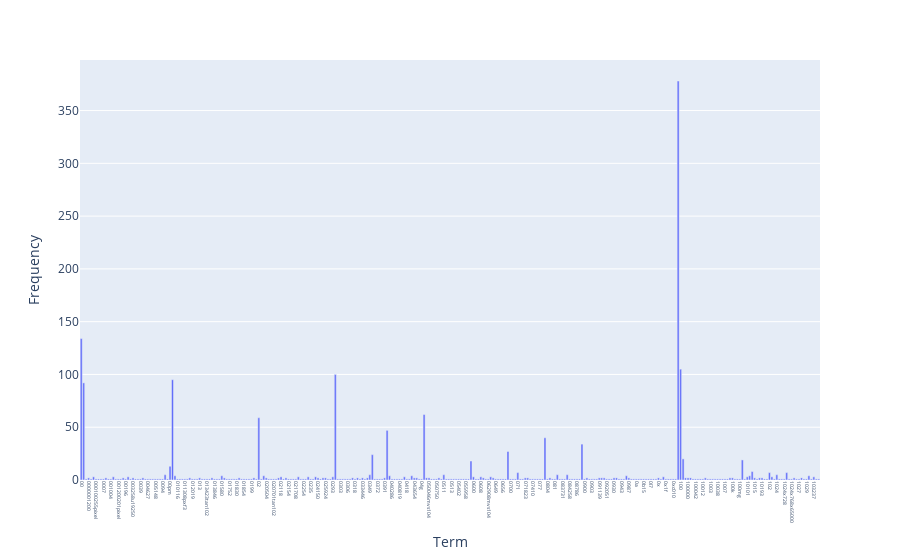

The cell this chart's notebook holds for it:
### Markdown cell above
### >>> **Exercise 13 (take home):**
If you want a nicer interactive visualization here, I would encourage you try to install and use plotly to achieve this.

### Code cell
df = {'term': count_vect.get_feature_names_out()[:300],
      'frequency': term_frequencies[:300]
     }

fig = px.bar(df, x='term', y='frequency')
fig.update_xaxes(tickangle=90, tickfont=dict(size=5)) 
fig.update_layout(xaxis_title="Term",
                  yaxis_title="Frequency")
fig.show()

### Figure 1 — Plotly figure (JSON) as saved in the notebook; plotly's stock layout.template omitted (floating-point values rounded to 4 significant figures; data arrays with more than 128 entries replaced by an {"elided": "..."} marker saying what was removed)
{"data": [{"alignmentgroup": "True", "hovertemplate": "term=%{x}<br>frequency=%{y}<extra></extra>", "legendgroup": "", "marker": {"color": "#636efa", "pattern": {"shape": ""}}, "name": "", "offsetgroup": "", "orientation": "v", "showlegend": false, "textposition": "auto", "type": "bar", "x": {"elided": "300 str values"}, "xaxis": "x", "y": {"elided": "300 int values"}, "yaxis": "y"}], "layout": {"barmode": "relative", "legend": {"tracegroupgap": 0}, "margin": {"t": 60}, "xaxis": {"anchor": "y", "domain": [0, 1], "tickangle": 90, "tickfont": {"size": 5}, "title": {"text": "Term"}}, "yaxis": {"anchor": "x", "domain": [0, 1], "title": {"text": "Frequency"}}}}
